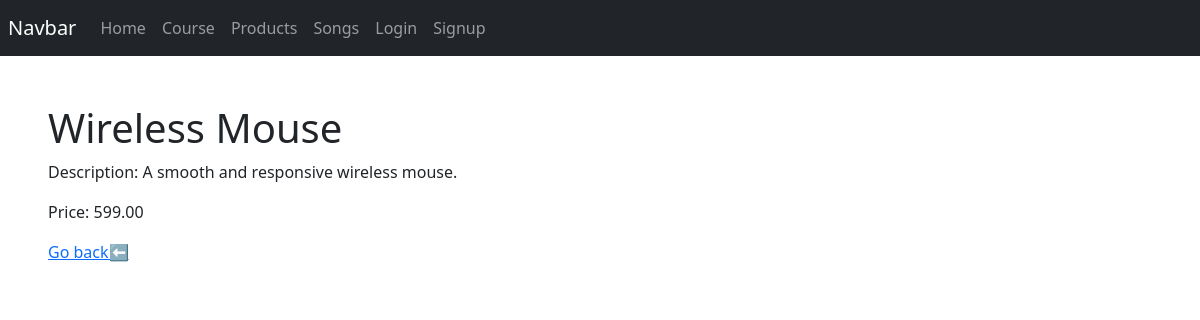
Page /products/product/1/ on the committed database.
### product/models.py (models this page shows, shortened)
class Product(models.Model):
    name=models.CharField(max_length=100)
    description=models.TextField()
    price=models.DecimalField(max_digits=10,decimal_places=2)

### product/views.py (the view)
# urls.py: path("products/",include('product.urls')),
def product(request,id):
    product=Product.objects.get(pk=id)
    return render(request,"product/product.html",{"product":product})

### product/templates/product/product.html (shortened to what this page needs)
{% extends 'base.html' %}
{% block content %}
    <div class="container-fluid p-5">
        <h1>{{product.name}}</h1>
        <p>Description: {{product.description}}</p>
        <p>Price: {{product.price}}</p>
        <a href="{% url 'product.list' %}">Go back⬅️</a>
    </div>
{% endblock %}

### rows in the picture
Product: name "Wireless Mouse", description "A smooth and responsive wireless mouse.", price "599.00"
